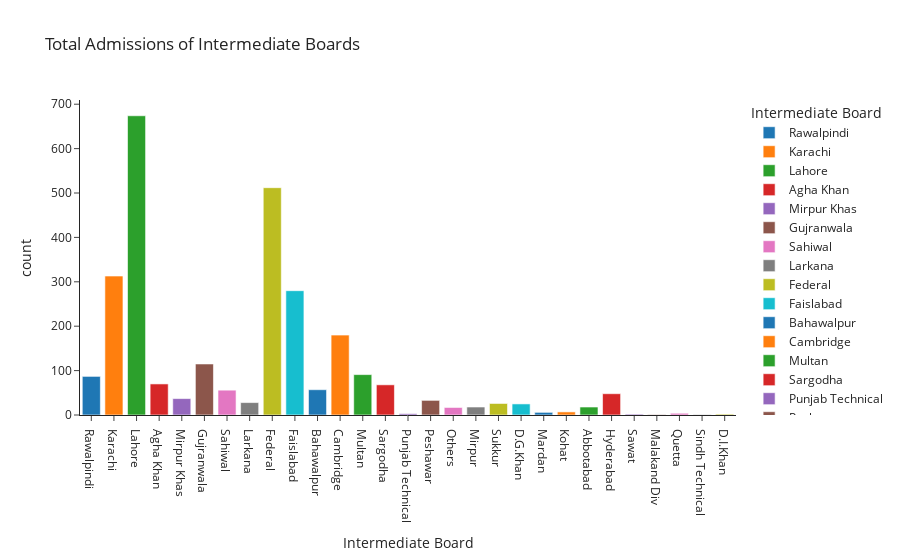
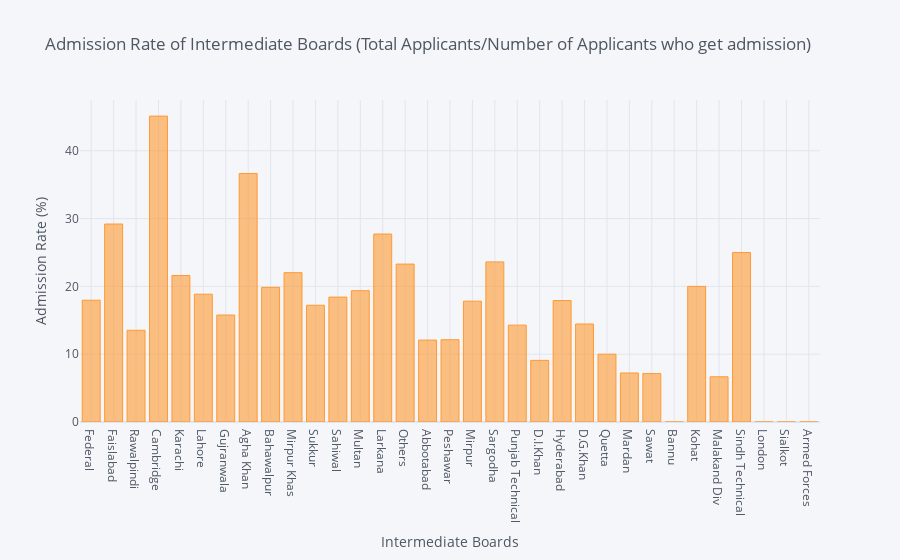

Write notebook code for charts like these, in order.
### Markdown cell above
# Question 7. Which Intermediate Boards were successful in getting admission in NU?

### Code cell
board=admission[['board_fsc','admission_discipline']].dropna(subset=['board_fsc'])
board_adm=board[board['admission_discipline']!=-1]
board_adm.drop('admission_discipline',axis=1,inplace=True)

cols=pd.unique(board['board_fsc'])
df=pd.DataFrame(columns=cols)
arr={}
for i in cols:
    arr[i]=((board_adm[board_adm['board_fsc']==i].shape[0]/board[board['board_fsc']==i].shape[0])*100)

fig = px.histogram(board_adm, x='board_fsc',color='board_fsc',template='simple_white',
                   title='Total Admissions of Intermediate Boards',labels={'board_fsc':'Intermediate Board'})
fig.show()

df1=pd.DataFrame.from_dict(arr, orient='index')
ax=df1.iplot(kind='bar',title="Admission Rate of Intermediate Boards (Total Applicants/Number of Applicants who get admission)",
    xaxis_title="Intermediate Boards",
    yaxis_title="Admission Rate (%)")

### Figure 1 — Plotly figure (JSON) as saved in the notebook; plotly's stock layout.template omitted (floating-point values rounded to 4 significant figures; data arrays with more than 128 entries replaced by an {"elided": "..."} marker saying what was removed)
{"data": [{"alignmentgroup": "True", "bingroup": "x", "hovertemplate": "Intermediate Board=%{x}<br>count=%{y}<extra></extra>", "legendgroup": "Rawalpindi", "marker": {"color": "#1F77B4", "pattern": {"shape": ""}}, "name": "Rawalpindi", "offsetgroup": "Rawalpindi", "orientation": "v", "showlegend": true, "type": "histogram", "x": ["Rawalpindi", "Rawalpindi", "Rawalpindi", "Rawalpindi", "Rawalpindi", "Rawalpindi", "Rawalpindi", "Rawalpindi", "Rawalpindi", "Rawalpindi", "Rawalpindi", "Rawalpindi", "Rawalpindi", "Rawalpindi", "Rawalpindi", "Rawalpindi", "Rawalpindi", "Rawalpindi", "Rawalpindi", "Rawalpindi", "Rawalpindi", "Rawalpindi", "Rawalpindi", "Rawalpindi", "Rawalpindi", "Rawalpindi", "Rawalpindi", "Rawalpindi", "Rawalpindi", "Rawalpindi", "Rawalpindi", "Rawalpindi", "Rawalpindi", "Rawalpindi", "Rawalpindi", "Rawalpindi", "Rawalpindi", "Rawalpindi", "Rawalpindi", "Rawalpindi", "Rawalpindi", "Rawalpindi", "Rawalpindi", "Rawalpindi", "Rawalpindi", "Rawalpindi", "Rawalpindi", "Rawalpindi", "Rawalpindi", "Rawalpindi", "Rawalpindi", "Rawalpindi", "Rawalpindi", "Rawalpindi", "Rawalpindi", "Rawalpindi", "Rawalpindi", "Rawalpindi", "Rawalpindi", "Rawalpindi", "Rawalpindi", "Rawalpindi", "Rawalpindi", "Rawalpindi", "Rawalpindi", "Rawalpindi", "Rawalpindi", "Rawalpindi", "Rawalpindi", "Rawalpindi", "Rawalpindi", "Rawalpindi", "Rawalpindi", "Rawalpindi", "Rawalpindi", "Rawalpindi", "Rawalpindi", "Rawalpindi", "Rawalpindi", "Rawalpindi", "Rawalpindi", "Rawalpindi", "Rawalpindi", "Rawalpindi", "Rawalpindi", "Rawalpindi", "Rawalpindi"], "xaxis": "x", "yaxis": "y"}, {"alignmentgroup": "True", "bingroup": "x", "hovertemplate": "Intermediate Board=%{x}<br>count=%{y}<extra></extra>", "legendgroup": "Karachi", "marker": {"color": "#FF7F0E", "pattern": {"shape": ""}}, "name": "Karachi", "offsetgroup": "Karachi", "orientation": "v", "showlegend": true, "type": "histogram", "x": {"elided": "313 str values"}, "xaxis": "x", "yaxis": "y"}, {"alignmentgroup": "True", "bingroup": "x", "hovertemplate": "Intermediate Board=%{x}<br>count=%{y}<extra></extra>", "legendgroup": "Lahore", "marker": {"color": "#2CA02C", "pattern": {"shape": ""}}, "name": "Lahore", "offsetgroup": "Lahore", "orientation": "v", "showlegend": true, "type": "histogram", "x": {"elided": "674 str values"}, "xaxis": "x", "yaxis": "y"}, {"alignmentgroup": "True", "bingroup": "x", "hovertemplate": "Intermediate Board=%{x}<br>count=%{y}<extra></extra>", "legendgroup": "Agha Khan", "marker": {"color": "#D62728", "pattern": {"shape": ""}}, "name": "Agha Khan", "offsetgroup": "Agha Khan", "orientation": "v", "showlegend": true, "type": "histogram", "x": ["Agha Khan", "Agha Khan", "Agha Khan", "Agha Khan", "Agha Khan", "Agha Khan", "Agha Khan", "Agha Khan", "Agha Khan", "Agha Khan", "Agha Khan", "Agha Khan", "Agha Khan", "Agha Khan", "Agha Khan", "Agha Khan", "Agha Khan", "Agha Khan", "Agha Khan", "Agha Khan", "Agha Khan", "Agha Khan", "Agha Khan", "Agha Khan", "Agha Khan", "Agha Khan", "Agha Khan", "Agha Khan", "Agha Khan", "Agha Khan", "Agha Khan", "Agha Khan", "Agha Khan", "Agha Khan", "Agha Khan", "Agha Khan", "Agha Khan", "Agha Khan", "Agha Khan", "Agha Khan", "Agha Khan", "Agha Khan", "Agha Khan", "Agha Khan", "Agha Khan", "Agha Khan", "Agha Khan", "Agha Khan", "Agha Khan", "Agha Khan", "Agha Khan", "Agha Khan", "Agha Khan", "Agha Khan", "Agha Khan", "Agha Khan", "Agha Khan", "Agha Khan", "Agha Khan", "Agha Khan", "Agha Khan", "Agha Khan", "Agha Khan", "Agha Khan", "Agha Khan", "Agha Khan", "Agha Khan", "Agha Khan", "Agha Khan", "Agha Khan"], "xaxis": "x", "yaxis": "y"}, {"alignmentgroup": "True", "bingroup": "x", "hovertemplate": "Intermediate Board=%{x}<br>count=%{y}<extra></extra>", "legendgroup": "Mirpur Khas", "marker": {"color": "#9467BD", "pattern": {"shape": ""}}, "name": "Mirpur Khas", "offsetgroup": "Mirpur Khas", "orientation": "v", "showlegend": true, "type": "histogram", "x": ["Mirpur Khas", "Mirpur Khas", "Mirpur Khas", "Mirpur Khas", "Mirpur Khas", "Mirpur Khas", "Mirpur Khas", "Mirpur Khas", "Mirpur Khas", "Mirpur Khas", "Mirpur Khas", "Mirpur Khas", "Mirpur Khas", "Mirpur Khas", "Mirpur Khas", "Mirpur Khas", "Mirpur Khas", "Mirpur Khas", "Mirpur Khas", "Mirpur Khas", "Mirpur Khas", "Mirpur Khas", "Mirpur Khas", "Mirpur Khas", "Mirpur Khas", "Mirpur Khas", "Mirpur Khas", "Mirpur Khas", "Mirpur Khas", "Mirpur Khas", "Mirpur Khas", "Mirpur Khas", "Mirpur Khas", "Mirpur Khas", "Mirpur Khas", "Mirpur Khas", "Mirpur Khas"], "xaxis": "x", "yaxis": "y"}, {"alignmentgroup": "True", "bingroup": "x", "hovertemplate": "Intermediate Board=%{x}<br>count=%{y}<extra></extra>", "legendgroup": "Gujranwala", "marker": {"color": "#8C564B", "pattern": {"shape": ""}}, "name": "Gujranwala", "offsetgroup": "Gujranwala", "orientation": "v", "showlegend": true, "type": "histogram", "x": ["Gujranwala", "Gujranwala", "Gujranwala", "Gujranwala", "Gujranwala", "Gujranwala", "Gujranwala", "Gujranwala", "Gujranwala", "Gujranwala", "Gujranwala", "Gujranwala", "Gujranwala", "Gujranwala", "Gujranwala", "Gujranwala", "Gujranwala", "Gujranwala", "Gujranwala", "Gujranwala", "Gujranwala", "Gujranwala", "Gujranwala", "Gujranwala", "Gujranwala", "Gujranwala", "Gujranwala", "Gujranwala", "Gujranwala", "Gujranwala", "Gujranwala", "Gujranwala", "Gujranwala", "Gujranwala", "Gujranwala", "Gujranwala", "Gujranwala", "Gujranwala", "Gujranwala", "Gujranwala", "Gujranwala", "Gujranwala", "Gujranwala", "Gujranwala", "Gujranwala", "Gujranwala", "Gujranwala", "Gujranwala", "Gujranwala", "Gujranwala", "Gujranwala", "Gujranwala", "Gujranwala", "Gujranwala", "Gujranwala", "Gujranwala", "Gujranwala", "Gujranwala", "Gujranwala", "Gujranwala", "Gujranwala", "Gujranwala", "Gujranwala", "Gujranwala", "Gujranwala", "Gujranwala", "Gujranwala", "Gujranwala", "Gujranwala", "Gujranwala", "Gujranwala", "Gujranwala", "Gujranwala", "Gujranwala", "Gujranwala", "Gujranwala", "Gujranwala", "Gujranwala", "Gujranwala", "Gujranwala", "Gujranwala", "Gujranwala", "Gujranwala", "Gujranwala", "Gujranwala", "Gujranwala", "Gujranwala", "Gujranwala", "Gujranwala", "Gujranwala", "Gujranwala", "Gujranwala", "Gujranwala", "Gujranwala", "Gujranwala", "Gujranwala", "Gujranwala", "Gujranwala", "Gujranwala", "Gujranwala", "Gujranwala", "Gujranwala", "Gujranwala", "Gujranwala", "Gujranwala", "Gujranwala", "Gujranwala", "Gujranwala", "Gujranwala", "Gujranwala", "Gujranwala", "Gujranwala", "Gujranwala", "Gujranwala", "Gujranwala"], "xaxis": "x", "yaxis": "y"}, {"alignmentgroup": "True", "bingroup": "x", "hovertemplate": "Intermediate Board=%{x}<br>count=%{y}<extra></extra>", "legendgroup": "Sahiwal", "marker": {"color": "#E377C2", "pattern": {"shape": ""}}, "name": "Sahiwal", "offsetgroup": "Sahiwal", "orientation": "v", "showlegend": true, "type": "histogram", "x": ["Sahiwal", "Sahiwal", "Sahiwal", "Sahiwal", "Sahiwal", "Sahiwal", "Sahiwal", "Sahiwal", "Sahiwal", "Sahiwal", "Sahiwal", "Sahiwal", "Sahiwal", "Sahiwal", "Sahiwal", "Sahiwal", "Sahiwal", "Sahiwal", "Sahiwal", "Sahiwal", "Sahiwal", "Sahiwal", "Sahiwal", "Sahiwal", "Sahiwal", "Sahiwal", "Sahiwal", "Sahiwal", "Sahiwal", "Sahiwal", "Sahiwal", "Sahiwal", "Sahiwal", "Sahiwal", "Sahiwal", "Sahiwal", "Sahiwal", "Sahiwal", "Sahiwal", "Sahiwal", "Sahiwal", "Sahiwal", "Sahiwal", "Sahiwal", "Sahiwal", "Sahiwal", "Sahiwal", "Sahiwal", "Sahiwal", "Sahiwal", "Sahiwal", "Sahiwal", "Sahiwal", "Sahiwal", "Sahiwal", "Sahiwal"], "xaxis": "x", "yaxis": "y"}, {"alignmentgroup": "True", "bingroup": "x", "hovertemplate": "Intermediate Board=%{x}<br>count=%{y}<extra></extra>", "legendgroup": "Larkana", "marker": {"color": "#7F7F7F", "pattern": {"shape": ""}}, "name": "Larkana", "offsetgroup": "Larkana", "orientation": "v", "showlegend": true, "type": "histogram", "x": ["Larkana", "Larkana", "Larkana", "Larkana", "Larkana", "Larkana", "Larkana", "Larkana", "Larkana", "Larkana", "Larkana", "Larkana", "Larkana", "Larkana", "Larkana", "Larkana", "Larkana", "Larkana", "Larkana", "Larkana", "Larkana", "Larkana", "Larkana", "Larkana", "Larkana", "Larkana", "Larkana", "Larkana"], "xaxis": "x", "yaxis": "y"}, {"alignmentgroup": "True", "bingroup": "x", "hovertemplate": "Intermediate Board=%{x}<br>count=%{y}<extra></extra>", "legendgroup": "Federal", "marker": {"color": "#BCBD22", "pattern": {"shape": ""}}, "name": "Federal", "offsetgroup": "Federal", "orientation": "v", "showlegend": true, "type": "histogram", "x": {"elided": "512 str values"}, "xaxis": "x", "yaxis": "y"}, {"alignmentgroup": "True", "bingroup": "x", "hovertemplate": "Intermediate Board=%{x}<br>count=%{y}<extra></extra>", "legendgroup": "Faislabad", "marker": {"color": "#17BECF", "pattern": {"shape": ""}}, "name": "Faislabad", "offsetgroup": "Faislabad", "orientation": "v", "showlegend": true, "type": "histogram", "x": {"elided": "280 str values"}, "xaxis": "x", "yaxis": "y"}, {"alignmentgroup": "True", "bingroup": "x", "hovertemplate": "Intermediate Board=%{x}<br>count=%{y}<extra></extra>", "legendgroup": "Bahawalpur", "marker": {"color": "#1F77B4", "pattern": {"shape": ""}}, "name": "Bahawalpur", "offsetgroup": "Bahawalpur", "orientation": "v", "showlegend": true, "type": "histogram", "x": ["Bahawalpur", "Bahawalpur", "Bahawalpur", "Bahawalpur", "Bahawalpur", "Bahawalpur", "Bahawalpur", "Bahawalpur", "Bahawalpur", "Bahawalpur", "Bahawalpur", "Bahawalpur", "Bahawalpur", "Bahawalpur", "Bahawalpur", "Bahawalpur", "Bahawalpur", "Bahawalpur", "Bahawalpur", "Bahawalpur", "Bahawalpur", "Bahawalpur", "Bahawalpur", "Bahawalpur", "Bahawalpur", "Bahawalpur", "Bahawalpur", "Bahawalpur", "Bahawalpur", "Bahawalpur", "Bahawalpur", "Bahawalpur", "Bahawalpur", "Bahawalpur", "Bahawalpur", "Bahawalpur", "Bahawalpur", "Bahawalpur", "Bahawalpur", "Bahawalpur", "Bahawalpur", "Bahawalpur", "Bahawalpur", "Bahawalpur", "Bahawalpur", "Bahawalpur", "Bahawalpur", "Bahawalpur", "Bahawalpur", "Bahawalpur", "Bahawalpur", "Bahawalpur", "Bahawalpur", "Bahawalpur", "Bahawalpur", "Bahawalpur", "Bahawalpur"], "xaxis": "x", "yaxis": "y"}, {"alignmentgroup": "True", "bingroup": "x", "hovertemplate": "Intermediate Board=%{x}<br>count=%{y}<extra></extra>", "legendgroup": "Cambridge", "marker": {"color": "#FF7F0E", "pattern": {"shape": ""}}, "name": "Cambridge", "offsetgroup": "Cambridge", "orientation": "v", "showlegend": true, "type": "histogram", "x": {"elided": "180 str values"}, "xaxis": "x", "yaxis": "y"}, {"alignmentgroup": "True", "bingroup": "x", "hovertemplate": "Intermediate Board=%{x}<br>count=%{y}<extra></extra>", "legendgroup": "Multan", "marker": {"color": "#2CA02C", "pattern": {"shape": ""}}, "name": "Multan", "offsetgroup": "Multan", "orientation": "v", "showlegend": true, "type": "histogram", "x": ["Multan", "Multan", "Multan", "Multan", "Multan", "Multan", "Multan", "Multan", "Multan", "Multan", "Multan", "Multan", "Multan", "Multan", "Multan", "Multan", "Multan", "Multan", "Multan", "Multan", "Multan", "Multan", "Multan", "Multan", "Multan", "Multan", "Multan", "Multan", "Multan", "Multan", "Multan", "Multan", "Multan", "Multan", "Multan", "Multan", "Multan", "Multan", "Multan", "Multan", "Multan", "Multan", "Multan", "Multan", "Multan", "Multan", "Multan", "Multan", "Multan", "Multan", "Multan", "Multan", "Multan", "Multan", "Multan", "Multan", "Multan", "Multan", "Multan", "Multan", "Multan", "Multan", "Multan", "Multan", "Multan", "Multan", "Multan", "Multan", "Multan", "Multan", "Multan", "Multan", "Multan", "Multan", "Multan", "Multan", "Multan", "Multan", "Multan", "Multan", "Multan", "Multan", "Multan", "Multan", "Multan", "Multan", "Multan", "Multan", "Multan", "Multan", "Multan"], "xaxis": "x", "yaxis": "y"}, {"alignmentgroup": "True", "bingroup": "x", "hovertemplate": "Intermediate Board=%{x}<br>count=%{y}<extra></extra>", "legendgroup": "Sargodha", "marker": {"color": "#D62728", "pattern": {"shape": ""}}, "name": "Sargodha", "offsetgroup": "Sargodha", "orientation": "v", "showlegend": true, "type": "histogram", "x": ["Sargodha", "Sargodha", "Sargodha", "Sargodha", "Sargodha", "Sargodha", "Sargodha", "Sargodha", "Sargodha", "Sargodha", "Sargodha", "Sargodha", "Sargodha", "Sargodha", "Sargodha", "Sargodha", "Sargodha", "Sargodha", "Sargodha", "Sargodha", "Sargodha", "Sargodha", "Sargodha", "Sargodha", "Sargodha", "Sargodha", "Sargodha", "Sargodha", "Sargodha", "Sargodha", "Sargodha", "Sargodha", "Sargodha", "Sargodha", "Sargodha", "Sargodha", "Sargodha", "Sargodha", "Sargodha", "Sargodha", "Sargodha", "Sargodha", "Sargodha", "Sargodha", "Sargodha", "Sargodha", "Sargodha", "Sargodha", "Sargodha", "Sargodha", "Sargodha", "Sargodha", "Sargodha", "Sargodha", "Sargodha", "Sargodha", "Sargodha", "Sargodha", "Sargodha", "Sargodha", "Sargodha", "Sargodha", "Sargodha", "Sargodha", "Sargodha", "Sargodha", "Sargodha", "Sargodha"], "xaxis": "x", "yaxis": "y"}, {"alignmentgroup": "True", "bingroup": "x", "hovertemplate": "Intermediate Board=%{x}<br>count=%{y}<extra></extra>", "legendgroup": "Punjab Technical", "marker": {"color": "#9467BD", "pattern": {"shape": ""}}, "name": "Punjab Technical", "offsetgroup": "Punjab Technical", "orientation": "v", "showlegend": true, "type": "histogram", "x": ["Punjab Technical", "Punjab Technical", "Punjab Technical"], "xaxis": "x", "yaxis": "y"}, {"alignmentgroup": "True", "bingroup": "x", "hovertemplate": "Intermediate Board=%{x}<br>count=%{y}<extra></extra>", "legendgroup": "Peshawar", "marker": {"color": "#8C564B", "pattern": {"shape": ""}}, "name": "Peshawar", "offsetgroup": "Peshawar", "orientation": "v", "showlegend": true, "type": "histogram", "x": ["Peshawar", "Peshawar", "Peshawar", "Peshawar", "Peshawar", "Peshawar", "Peshawar", "Peshawar", "Peshawar", "Peshawar", "Peshawar", "Peshawar", "Peshawar", "Peshawar", "Peshawar", "Peshawar", "Peshawar", "Peshawar", "Peshawar", "Peshawar", "Peshawar", "Peshawar", "Peshawar", "Peshawar", "Peshawar", "Peshawar", "Peshawar", "Peshawar", "Peshawar", "Peshawar", "Peshawar", "Peshawar", "Peshawar"], "xaxis": "x", "yaxis": "y"}, {"alignmentgroup": "True", "bingroup": "x", "hovertemplate": "Intermediate Board=%{x}<br>count=%{y}<extra></extra>", "legendgroup": "Others", "marker": {"color": "#E377C2", "pattern": {"shape": ""}}, "name": "Others", "offsetgroup": "Others", "orientation": "v", "showlegend": true, "type": "histogram", "x": ["Others", "Others", "Others", "Others", "Others", "Others", "Others", "Others", "Others", "Others", "Others", "Others", "Others", "Others", "Others", "Others", "Others"], "xaxis": "x", "yaxis": "y"}, {"alignmentgroup": "True", "bingroup": "x", "hovertemplate": "Intermediate Board=%{x}<br>count=%{y}<extra></extra>", "legendgroup": "Mirpur", "marker": {"color": "#7F7F7F", "pattern": {"shape": ""}}, "name": "Mirpur", "offsetgroup": "Mirpur", "orientation": "v", "showlegend": true, "type": "histogram", "x": ["Mirpur", "Mirpur", "Mirpur", "Mirpur", "Mirpur", "Mirpur", "Mirpur", "Mirpur", "Mirpur", "Mirpur", "Mirpur", "Mirpur", "Mirpur", "Mirpur", "Mirpur", "Mirpur", "Mirpur", "Mirpur"], "xaxis": "x", "yaxis": "y"}, {"alignmentgroup": "True", "bingroup": "x", "hovertemplate": "Intermediate Board=%{x}<br>count=%{y}<extra></extra>", "legendgroup": "Sukkur", "marker": {"color": "#BCBD22", "pattern": {"shape": ""}}, "name": "Sukkur", "offsetgroup": "Sukkur", "orientation": "v", "showlegend": true, "type": "histogram", "x": ["Sukkur", "Sukkur", "Sukkur", "Sukkur", "Sukkur", "Sukkur", "Sukkur", "Sukkur", "Sukkur", "Sukkur", "Sukkur", "Sukkur", "Sukkur", "Sukkur", "Sukkur", "Sukkur", "Sukkur", "Sukkur", "Sukkur", "Sukkur", "Sukkur", "Sukkur", "Sukkur", "Sukkur", "Sukkur", "Sukkur"], "xaxis": "x", "yaxis": "y"}, {"alignmentgroup": "True", "bingroup": "x", "hovertemplate": "Intermediate Board=%{x}<br>count=%{y}<extra></extra>", "legendgroup": "D.G.Khan", "marker": {"color": "#17BECF", "pattern": {"shape": ""}}, "name": "D.G.Khan", "offsetgroup": "D.G.Khan", "orientation": "v", "showlegend": true, "type": "histogram", "x": ["D.G.Khan", "D.G.Khan", "D.G.Khan", "D.G.Khan", "D.G.Khan", "D.G.Khan", "D.G.Khan", "D.G.Khan", "D.G.Khan", "D.G.Khan", "D.G.Khan", "D.G.Khan", "D.G.Khan", "D.G.Khan", "D.G.Khan", "D.G.Khan", "D.G.Khan", "D.G.Khan", "D.G.Khan", "D.G.Khan", "D.G.Khan", "D.G.Khan", "D.G.Khan", "D.G.Khan", "D.G.Khan"], "xaxis": "x", "yaxis": "y"}, {"alignmentgroup": "True", "bingroup": "x", "hovertemplate": "Intermediate Board=%{x}<br>count=%{y}<extra></extra>", "legendgroup": "Mardan", "marker": {"color": "#1F77B4", "pattern": {"shape": ""}}, "name": "Mardan", "offsetgroup": "Mardan", "orientation": "v", "showlegend": true, "type": "histogram", "x": ["Mardan", "Mardan", "Mardan", "Mardan", "Mardan", "Mardan"], "xaxis": "x", "yaxis": "y"}, {"alignmentgroup": "True", "bingroup": "x", "hovertemplate": "Intermediate Board=%{x}<br>count=%{y}<extra></extra>", "legendgroup": "Kohat", "marker": {"color": "#FF7F0E", "pattern": {"shape": ""}}, "name": "Kohat", "offsetgroup": "Kohat", "orientation": "v", "showlegend": true, "type": "histogram", "x": ["Kohat", "Kohat", "Kohat", "Kohat", "Kohat", "Kohat", "Kohat"], "xaxis": "x", "yaxis": "y"}, {"alignmentgroup": "True", "bingroup": "x", "hovertemplate": "Intermediate Board=%{x}<br>count=%{y}<extra></extra>", "legendgroup": "Abbotabad", "marker": {"color": "#2CA02C", "pattern": {"shape": ""}}, "name": "Abbotabad", "offsetgroup": "Abbotabad", "orientation": "v", "showlegend": true, "type": "histogram", "x": ["Abbotabad", "Abbotabad", "Abbotabad", "Abbotabad", "Abbotabad", "Abbotabad", "Abbotabad", "Abbotabad", "Abbotabad", "Abbotabad", "Abbotabad", "Abbotabad", "Abbotabad", "Abbotabad", "Abbotabad", "Abbotabad", "Abbotabad", "Abbotabad"], "xaxis": "x", "yaxis": "y"}, {"alignmentgroup": "True", "bingroup": "x", "hovertemplate": "Intermediate Board=%{x}<br>count=%{y}<extra></extra>", "legendgroup": "Hyderabad", "marker": {"color": "#D62728", "pattern": {"shape": ""}}, "name": "Hyderabad", "offsetgroup": "Hyderabad", "orientation": "v", "showlegend": true, "type": "histogram", "x": ["Hyderabad", "Hyderabad", "Hyderabad", "Hyderabad", "Hyderabad", "Hyderabad", "Hyderabad", "Hyderabad", "Hyderabad", "Hyderabad", "Hyderabad", "Hyderabad", "Hyderabad", "Hyderabad", "Hyderabad", "Hyderabad", "Hyderabad", "Hyderabad", "Hyderabad", "Hyderabad", "Hyderabad", "Hyderabad", "Hyderabad", "Hyderabad", "Hyderabad", "Hyderabad", "Hyderabad", "Hyderabad", "Hyderabad", "Hyderabad", "Hyderabad", "Hyderabad", "Hyderabad", "Hyderabad", "Hyderabad", "Hyderabad", "Hyderabad", "Hyderabad", "Hyderabad", "Hyderabad", "Hyderabad", "Hyderabad", "Hyderabad", "Hyderabad", "Hyderabad", "Hyderabad", "Hyderabad", "Hyderabad"], "xaxis": "x", "yaxis": "y"}, {"alignmentgroup": "True", "bingroup": "x", "hovertemplate": "Intermediate Board=%{x}<br>count=%{y}<extra></extra>", "legendgroup": "Sawat", "marker": {"color": "#9467BD", "pattern": {"shape": ""}}, "name": "Sawat", "offsetgroup": "Sawat", "orientation": "v", "showlegend": true, "type": "histogram", "x": ["Sawat", "Sawat"], "xaxis": "x", "yaxis": "y"}, {"alignmentgroup": "True", "bingroup": "x", "hovertemplate": "Intermediate Board=%{x}<br>count=%{y}<extra></extra>", "legendgroup": "Malakand Div", "marker": {"color": "#8C564B", "pattern": {"shape": ""}}, "name": "Malakand Div", "offsetgroup": "Malakand Div", "orientation": "v", "showlegend": true, "type": "histogram", "x": ["Malakand Div"], "xaxis": "x", "yaxis": "y"}, {"alignmentgroup": "True", "bingroup": "x", "hovertemplate": "Intermediate Board=%{x}<br>count=%{y}<extra></extra>", "legendgroup": "Quetta", "marker": {"color": "#E377C2", "pattern": {"shape": ""}}, "name": "Quetta", "offsetgroup": "Quetta", "orientation": "v", "showlegend": true, "type": "histogram", "x": ["Quetta", "Quetta", "Quetta", "Quetta"], "xaxis": "x", "yaxis": "y"}, {"alignmentgroup": "True", "bingroup": "x", "hovertemplate": "Intermediate Board=%{x}<br>count=%{y}<extra></extra>", "legendgroup": "Sindh Technical", "marker": {"color": "#7F7F7F", "pattern": {"shape": ""}}, "name": "Sindh Technical", "offsetgroup": "Sindh Technical", "orientation": "v", "showlegend": true, "type": "histogram", "x": ["Sindh Technical"], "xaxis": "x", "yaxis": "y"}, {"alignmentgroup": "True", "bingroup": "x", "hovertemplate": "Intermediate Board=%{x}<br>count=%{y}<extra></extra>", "legendgroup": "D.I.Khan", "marker": {"color": "#BCBD22", "pattern": {"shape": ""}}, "name": "D.I.Khan", "offsetgroup": "D.I.Khan", "orientation": "v", "showlegend": true, "type": "histogram", "x": ["D.I.Khan", "D.I.Khan"], "xaxis": "x", "yaxis": "y"}], "layout": {"barmode": "relative", "legend": {"title": {"text": "Intermediate Board"}, "tracegroupgap": 0}, "title": {"text": "Total Admissions of Intermediate Boards"}, "xaxis": {"anchor": "y", "categoryarray": ["Rawalpindi", "Karachi", "Lahore", "Agha Khan", "Mirpur Khas", "Gujranwala", "Sahiwal", "Larkana", "Federal", "Faislabad", "Bahawalpur", "Cambridge", "Multan", "Sargodha", "Punjab Technical", "Peshawar", "Others", "Mirpur", "Sukkur", "D.G.Khan", "Mardan", "Kohat", "Abbotabad", "Hyderabad", "Sawat", "Malakand Div", "Quetta", "Sindh Technical", "D.I.Khan"], "categoryorder": "array", "domain": [0, 1], "title": {"text": "Intermediate Board"}}, "yaxis": {"anchor": "x", "domain": [0, 1], "title": {"text": "count"}}}}

### Figure 2 — Plotly figure (JSON) as saved in the notebook; plotly's stock layout.template omitted (floating-point values rounded to 4 significant figures)
{"data": [{"marker": {"color": "rgba(255, 153, 51, 0.6)", "line": {"color": "rgba(255, 153, 51, 1.0)", "width": 1}}, "name": "0", "orientation": "v", "text": "", "type": "bar", "x": ["Federal", "Faislabad", "Rawalpindi", "Cambridge", "Karachi", "Lahore", "Gujranwala", "Agha Khan", "Bahawalpur", "Mirpur Khas", "Sukkur", "Sahiwal", "Multan", "Larkana", "Others", "Abbotabad", "Peshawar", "Mirpur", "Sargodha", "Punjab Technical", "D.I.Khan", "Hyderabad", "D.G.Khan", "Quetta", "Mardan", "Sawat", "Bannu", "Kohat", "Malakand Div", "Sindh Technical", "London", "Sialkot", "Armed Forces"], "y": [17.96, 29.2, 13.53, 45.11, 21.6, 18.85, 15.78, 36.65, 19.86, 22.02, 17.22, 18.42, 19.36, 27.72, 23.29, 12.08, 12.13, 17.82, 23.61, 14.29, 9.091, 17.91, 14.45, 10, 7.229, 7.143, 0, 20, 6.667, 25, 0, 0, 0]}], "layout": {"legend": {"bgcolor": "#F5F6F9", "font": {"color": "#4D5663"}}, "paper_bgcolor": "#F5F6F9", "plot_bgcolor": "#F5F6F9", "title": {"font": {"color": "#4D5663"}, "text": "Admission Rate of Intermediate Boards (Total Applicants/Number of Applicants who get admission)"}, "xaxis": {"gridcolor": "#E1E5ED", "showgrid": true, "tickfont": {"color": "#4D5663"}, "title": {"font": {"color": "#4D5663"}, "text": "Intermediate Boards"}, "zerolinecolor": "#E1E5ED"}, "yaxis": {"gridcolor": "#E1E5ED", "showgrid": true, "tickfont": {"color": "#4D5663"}, "title": {"font": {"color": "#4D5663"}, "text": "Admission Rate (%)"}, "zerolinecolor": "#E1E5ED"}}}
